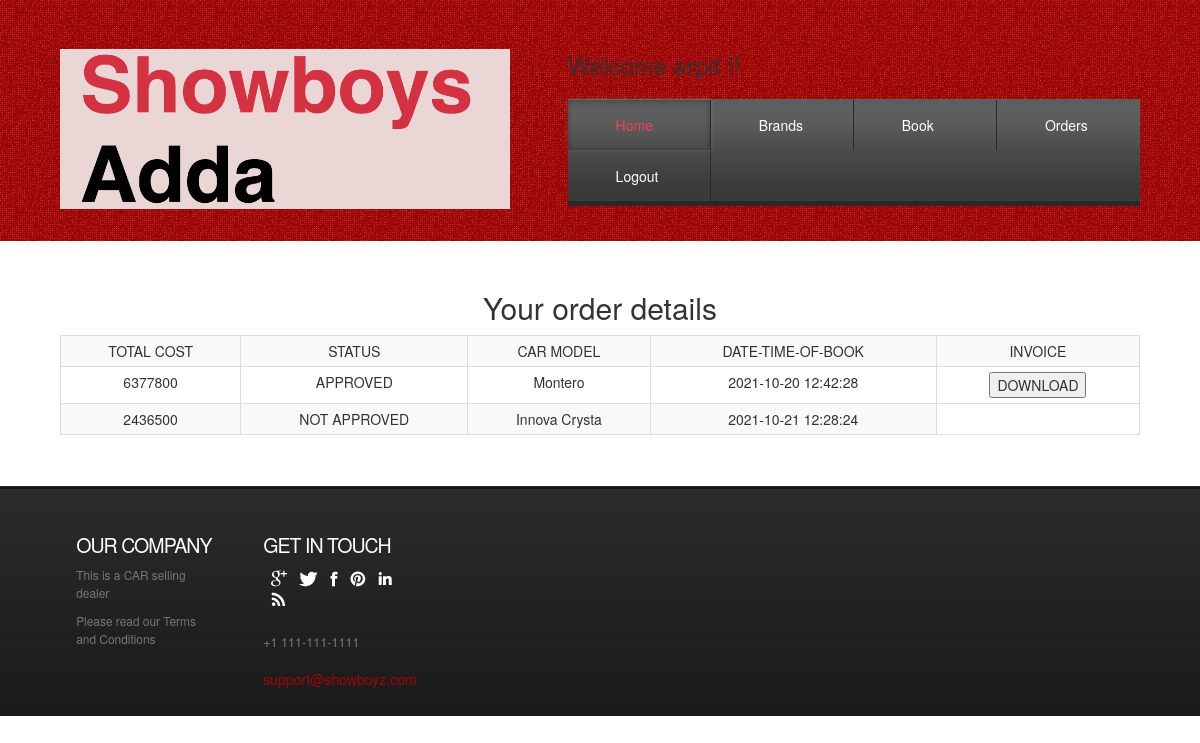
The app's page /orders.php (signed in) with its own data.
### tables this page shows
CREATE TABLE `sale2` (
  `sale_id` int(11) NOT NULL,
  `customer_id` int(11) NOT NULL,
  `carmodel` varchar(100) NOT NULL,
  `ordertime` datetime NOT NULL,
  `status` int(1) NOT NULL,
  `cost` int(15) NOT NULL,
  `tax` int(10) NOT NULL
);

CREATE TABLE `model` (
  `model` int(11) NOT NULL,
  `m_id` int(11) NOT NULL,
  `name` varchar(20) NOT NULL,
  `year` year(4) NOT NULL,
  `cost` int(15) NOT NULL
);

### orders.php (the view, shortened to what this page needs)
<!DOCTYPE HTML>
<html>
<head>
<link href="css/style.css" rel="stylesheet" type="text/css" media="all" />
<link rel="stylesheet" href="https://maxcdn.bootstrapcdn.com/bootstrap/3.3.7/css/bootstrap.min.css">
</head>
<body>
<div class="header">
<div class="wrap">
	<div class="header-bot">
		 <div class="logo">
			 <a href="index.html"><img src="images/logo.png" alt="" style="width:450px; height: 160px;"></a>
		 </div>
		 <div class="cart">
           <div>
             <h3> Welcome <?=$_SESSION['s_name'];?> !! </h3>
		 </div>
		    <div class="menu-main">
			   <ul class="dc_css3_menu">
					<li class="active"><a href="indexlogin.php">Home</a></li>
                    <li><a href="services.php">Brands</a></li>
                     <li><a href="booking.php">Book</a></li>
                     <li><a href="orders.php">Orders</a></li>
                     <li><a href="logout.php">Logout</a></li>
		     	</ul>
			</div>
		</div>
	   </div>
	  </div>
</div>
<div class="header-bottom">
	<div class="wrap">
		<div class="page-not-found">
			<div class="text-center">
          <h2>Your order details
          </h2>
        </div>
        <div class="container-fluid row">
            <div class="col-md-3"></div>
          <div class="s">
                  <table class="table table-bordered table-responsive table-striped table-hover table-condensed text-center " >
                    <tr>
                        <th class = "text-center">TOTAL COST</th>
                        <th class = "text-center">STATUS</th>
                        <th class = "text-center">CAR  MODEL</th>
                        <th class = "text-center">DATE-TIME-OF-BOOK</th>
                        <th class = "text-center">INVOICE</th>
                       </tr>
                              <?php
                                    $db=mysqli_connect("localhost","root","","car_showroom");
                                    $cname = $_SESSION["s_name"];
                                   $getuserid= mysqli_query($db, "SELECT c_id from customer where name = '".$cname."'");
                                    $numrows =mysqli_num_rows($getuserid);
                                    if($numrows !=0)
                                    {
                                        while($row=mysqli_fetch_assoc($getuserid))
                                        {
                                            $dbuserid=$row['c_id'];
                                        }
                                    }
                                    $getorders= mysqli_query($db, "SELECT * from sale2 where customer_id = '".$dbuserid."'");
                                    $numrows3 =mysqli_num_rows($getorders);
                                    if($numrows3 !=0)
                                    {
                                        while($row3=mysqli_fetch_assoc($getorders))
                                        {
                                                        $dbsaleid=$row3['sale_id'];
                                                        $carnumber =$row3['carmodel'];
                                                        $date=$row3['ordertime'];
                                                        $cost=$row3['cost']+$row3['tax'];
                                                        $status=$row3['status'];
                                                $getusercarname = mysqli_query($db, "SELECT name from model where model = '".$carnumber."'");
                                                $numrows2 =mysqli_num_rows($getusercarname);
                                                if($numrows2 !=0)
                                                {
                                                    while($row2=mysqli_fetch_assoc($getusercarname))
                                                    {
                                                        $dbusercarname=$row2['name'];
                                                    }
                                                }
                                                        echo "<tr>" ;
                                                            echo "<td>$cost</td>";
                                                            if ($status==0) {
                                                                echo "<td>NOT APPROVED</td>";
                                                            }
                                                            else if($status==1){
                                                                echo "<td>APPROVED</td>";
                                                            }
                                                           echo "<td>$dbusercarname</td>";
                                                             echo "<td>$date</td>";
                                                            if($status==1){
                                                                echo "<td><form action=\"invoice/invoice.php\" method=\"post\" >
                                                             <input type=\"hidden\" id=\"saleId\" name=\"saleId\" value=\"$dbsaleid\">
                                                             <input type=\"submit\" name=\"DOWNLOAD\" value=\"DOWNLOAD\"/>
                                                             </form></td>";
                                                            }
                                                            echo" </tr>";
                                        }
                                    }
                      else
                      {
                         $message = "You have no orders in your name yet ! !";
                        echo "<script type='text/javascript'>alert('$message');</script>";
                      }
                            ?>
                   </table>
          </div>
            <div class="col-md-3"></div>
        </div>
		</div>
	</div>
</div>
<div class="footer">
	<div class="wrap">
	   <div class="footer-top">
				<div class="col_1_of_5 span_1_of_5">
					<div class="footer-grid twitts">
					<h3>Our Company</h3>
						<div class="f_menu">
							 <ul>
						          <li>This is a CAR selling dealer</li>
						     	  <li>Please read our Terms and Conditions </li>
						     </ul>
						</div>
				   </div>
				</div>
				<div class="col_1_of_5 span_1_of_5">
					<div class="footer-grid twitts">
						<h3>Get in touch</h3>
						<ul class="follow_icon">
							<li><a href="#" style="opacity: 1;"><img src="images/follow_icon.png" alt=""></a></li>
							<li><a href="#" style="opacity: 1;"><img src="images/follow_icon1.png" alt=""></a></li>
							<li><a href="#" style="opacity: 1;"><img src="images/follow_icon2.png" alt=""></a></li>
							<li><a href="#" style="opacity: 1;"><img src="images/follow_icon3.png" alt=""></a></li>
							<li><a href="#" style="opacity: 1;"><img src="images/follow_icon4.png" alt=""></a></li>
							<li><a href="#" style="opacity: 1;"><img src="images/follow_icon5.png" alt=""></a></li>
						</ul>
						<p>+1 111-111-1111</p>
						<span>support@showboyz.com</span>
					</div>
				</div>
		</div>
	</div>
</div>
</body>
</html>

### records on screen
sale2: cost "6377800", status "APPROVED", model.name "Montero", ordertime "2021-10-20 12:42:28"
sale2: cost "2436500", status "NOT APPROVED", model.name "Innova Crysta", ordertime "2021-10-21 12:28:24"

### other values on screen
$_SESSION['s_name'] "arpit"
